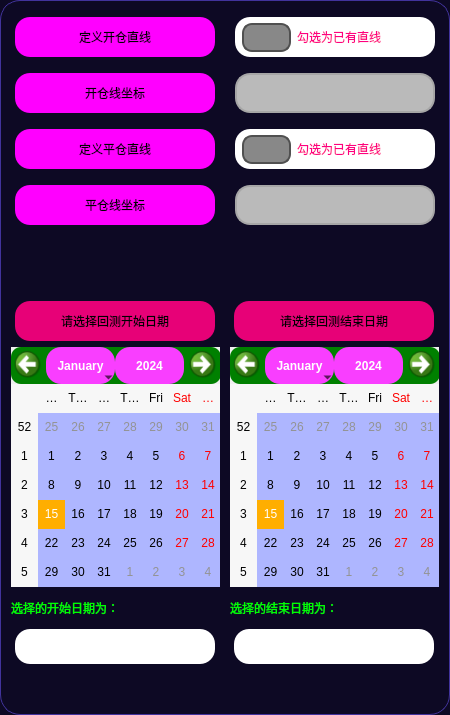
          <widget class="QFrame" name="frame_97">
           <property name="minimumSize">
            <size>
             <width>200</width>
             <height>0</height>
            </size>
           </property>
           <property name="maximumSize">
            <size>
             <width>450</width>
             <height>16777215</height>
            </size>
           </property>
           <property name="styleSheet">
            <string notr="true">QFrame {
	background-color: rgb(13, 9, 36);
	border: 1px solid rgb(65, 51, 156);
	border-radius: 20px;
}
QFrame:hover {
	border: 1px solid rgb(65, 51, 156);
}</string>
           </property>
           <property name="frameShape">
            <enum>QFrame::StyledPanel</enum>
           </property>
           <property name="frameShadow">
            <enum>QFrame::Raised</enum>
           </property>
           <layout class="QVBoxLayout" name="verticalLayout_58">
            <property name="spacing">
             <number>20</number>
            </property>
            <property name="leftMargin">
             <number>0</number>
            </property>
            <property name="topMargin">
             <number>0</number>
            </property>
            <property name="rightMargin">
             <number>0</number>
            </property>
            <property name="bottomMargin">
             <number>0</number>
            </property>
            <item alignment="Qt::AlignHCenter">
             <widget class="QFrame" name="frame_77">
              <property name="sizePolicy">
               <sizepolicy hsizetype="Preferred" vsizetype="Expanding">
                <horstretch>0</horstretch>
                <verstretch>0</verstretch>
               </sizepolicy>
              </property>
              <property name="minimumSize">
               <size>
                <width>0</width>
                <height>240</height>
               </size>
              </property>
              <property name="maximumSize">
               <size>
                <width>16777215</width>
                <height>240</height>
               </size>
              </property>
              <property name="styleSheet">
               <string notr="true">QFrame {	
	border: none;
}
QFrame:hover {
	border:none;
}</string>
              </property>
              <property name="frameShape">
               <enum>QFrame::StyledPanel</enum>
              </property>
              <property name="frameShadow">
               <enum>QFrame::Raised</enum>
              </property>
              <layout class="QHBoxLayout" name="horizontalLayout_44">
               <property name="spacing">
                <number>20</number>
               </property>
               <property name="leftMargin">
                <number>0</number>
               </property>
               <property name="topMargin">
                <number>0</number>
               </property>
               <property name="rightMargin">
                <number>0</number>
               </property>
               <property name="bottomMargin">
                <number>0</number>
               </property>
               <item>
                <widget class="QFrame" name="frame_4">
                 <property name="frameShape">
                  <enum>QFrame::StyledPanel</enum>
                 </property>
                 <property name="frameShadow">
                  <enum>QFrame::Raised</enum>
                 </property>
                 <layout class="QVBoxLayout" name="verticalLayout_4">
                  <property name="spacing">
                   <number>0</number>
                  </property>
                  <property name="leftMargin">
                   <number>0</number>
                  </property>
                  <property name="topMargin">
                   <number>0</number>
                  </property>
                  <property name="rightMargin">
                   <number>0</number>
                  </property>
                  <property name="bottomMargin">
                   <number>0</number>
                  </property>
                  <item>
                   <widget class="QLabel" name="lable_whether_open_line">
                    <property name="minimumSize">
                     <size>
                      <width>200</width>
                      <height>40</height>
                     </size>
                    </property>
                    <property name="maximumSize">
                     <size>
                      <width>200</width>
                      <height>40</height>
                     </size>
                    </property>
                    <property name="styleSheet">
                     <string notr="true">QLabel {
	font: 700 18pt &quot;等线&quot;;
	background-color: rgb(255, 0, 255);
	border-radius: 15px;
}

QLabel:hover{
	border: 3px solid rgb(0, 255, 0);
}
QLabel:disabled{
	color: rgb(0, 0, 0);
	border-color: rgb(166, 166, 166);
    background-color: rgb(186, 186, 186);
}</string>
                    </property>
                    <property name="text">
                     <string>定义开仓直线</string>
                    </property>
                    <property name="alignment">
                     <set>Qt::AlignCenter</set>
                    </property>
                    <property name="buddy">
                     <cstring>checkBox_whether_open_line</cstring>
                    </property>
                   </widget>
                  </item>
                  <item>
                   <widget class="QLabel" name="label_open_line_Coordinates">
                    <property name="minimumSize">
                     <size>
                      <width>200</width>
                      <height>40</height>
                     </size>
                    </property>
                    <property name="maximumSize">
                     <size>
                      <width>200</width>
                      <height>40</height>
                     </size>
                    </property>
                    <property name="styleSheet">
                     <string notr="true">QLabel {
	font: 700 18pt &quot;等线&quot;;
	background-color: rgb(255, 0, 255);
	border-radius: 15px;
}

QLabel:hover{
	border: 3px solid rgb(0, 255, 0);
}
QLabel:disabled{
	color: rgb(0, 0, 0);
	border-color: rgb(166, 166, 166);
    background-color: rgb(186, 186, 186);
}</string>
                    </property>
                    <property name="text">
                     <string>开仓线坐标</string>
                    </property>
                    <property name="alignment">
                     <set>Qt::AlignCenter</set>
                    </property>
                    <property name="buddy">
                     <cstring>open_line_Coordinates</cstring>
                    </property>
                   </widget>
                  </item>
                  <item>
                   <widget class="QLabel" name="label_whether_close_line">
                    <property name="minimumSize">
                     <size>
                      <width>200</width>
                      <height>40</height>
                     </size>
                    </property>
                    <property name="maximumSize">
                     <size>
                      <width>200</width>
                      <height>40</height>
                     </size>
                    </property>
                    <property name="styleSheet">
                     <string notr="true">QLabel {
	font: 700 18pt &quot;等线&quot;;
	background-color: rgb(255, 0, 255);
	border-radius: 15px;
}

QLabel:hover{
	border: 3px solid rgb(0, 255, 0);
}
QLabel:disabled{
	color: rgb(0, 0, 0);
	border-color: rgb(166, 166, 166);
    background-color: rgb(186, 186, 186);
}</string>
                    </property>
                    <property name="text">
                     <string>定义平仓直线</string>
                    </property>
                    <property name="alignment">
                     <set>Qt::AlignCenter</set>
                    </property>
                    <property name="buddy">
                     <cstring>checkBox_whether_close_line</cstring>
                    </property>
                   </widget>
                  </item>
                  <item>
                   <widget class="QLabel" name="label_close_line_Coordinates">
                    <property name="minimumSize">
                     <size>
                      <width>200</width>
                      <height>40</height>
                     </size>
                    </property>
                    <property name="maximumSize">
                     <size>
                      <width>200</width>
                      <height>40</height>
                     </size>
                    </property>
                    <property name="styleSheet">
                     <string notr="true">QLabel {
	font: 700 18pt &quot;等线&quot;;
	background-color: rgb(255, 0, 255);
	border-radius: 15px;
}

QLabel:hover{
	border: 3px solid rgb(0, 255, 0);
}
QLabel:disabled{
	color: rgb(0, 0, 0);
	border-color: rgb(166, 166, 166);
    background-color: rgb(186, 186, 186);
}</string>
                    </property>
                    <property name="text">
                     <string>平仓线坐标</string>
                    </property>
                    <property name="alignment">
                     <set>Qt::AlignCenter</set>
                    </property>
                    <property name="buddy">
                     <cstring>close_line_Coordinates</cstring>
                    </property>
                   </widget>
                  </item>
                 </layout>
                </widget>
               </item>
               <item>
                <widget class="QFrame" name="frame_5">
                 <property name="frameShape">
                  <enum>QFrame::StyledPanel</enum>
                 </property>
                 <property name="frameShadow">
                  <enum>QFrame::Raised</enum>
                 </property>
                 <layout class="QVBoxLayout" name="verticalLayout_5">
                  <property name="spacing">
                   <number>0</number>
                  </property>
                  <property name="leftMargin">
                   <number>0</number>
                  </property>
                  <property name="topMargin">
                   <number>0</number>
                  </property>
                  <property name="rightMargin">
                   <number>0</number>
                  </property>
                  <property name="bottomMargin">
                   <number>0</number>
                  </property>
                  <item>
                   <widget class="QCheckBox" name="checkBox_whether_open_line">
                    <property name="minimumSize">
                     <size>
                      <width>200</width>
                      <height>40</height>
                     </size>
                    </property>
                    <property name="maximumSize">
                     <size>
                      <width>200</width>
                      <height>40</height>
                     </size>
                    </property>
                    <property name="styleSheet">
                     <string notr="true">QCheckBox{	
	color: rgb(255, 0, 127);
	background-color: rgb(255, 255, 255);
	font: 700 14pt &quot;等线&quot;;
	border-radius: 15px;
	padding:3px 3px 3px 7px;
}
QCheckBox:hover {
	border: 3px solid rgb(255, 85, 0);
}
QCheckBox::indicator {
    width: 45px;
    height: 25px;
    border-radius:10px;
}
 
QCheckBox::indicator:checked {
    background-color:rgb(0, 200, 0);
    border: 3px solid rgb(255, 0, 0);
	image: url(:/icon/icons/勾选.svg);
 }
QCheckBox::indicator:unchecked {
    background-color:rgb(136, 136, 136);
    border:2px solid rgb(80, 80, 80);
}
QCheckBox:disabled{
	color: rgb(0, 0, 0);
	border-color: rgb(166, 166, 166);
    background-color: rgb(186, 186, 186);
}</string>
                    </property>
                    <property name="text">
                     <string>勾选为已有直线</string>
                    </property>
                    <property name="checked">
                     <bool>false</bool>
                    </property>
                   </widget>
                  </item>
                  <item>
                   <widget class="QLineEdit" name="open_line_Coordinates">
                    <property name="enabled">
                     <bool>false</bool>
                    </property>
                    <property name="minimumSize">
                     <size>
                      <width>200</width>
                      <height>40</height>
                     </size>
                    </property>
                    <property name="maximumSize">
                     <size>
                      <width>200</width>
                      <height>40</height>
                     </size>
                    </property>
                    <property name="styleSheet">
                     <string notr="true">QLineEdit {
	border: 2px solid rgb(45, 45, 45);
	border-radius: 15px;
	padding: 5px;
	background-color: rgb(255, 255, 255);	
	color: rgb(0, 0, 0);
	font: 700 18pt &quot;等线&quot;;
}
QLineEdit:hover {
	border: 3px solid rgb(255, 85, 0);
}
QLineEdit:focus {
	border: 3px solid rgb(255, 85, 0);
	color: rgb(255, 0, 0);
}
QLineEdit:disabled{
	color: rgb(0, 0, 0);
	border-color: rgb(166, 166, 166);
    background-color: rgb(186, 186, 186);
}</string>
                    </property>
                   </widget>
                  </item>
                  <item>
                   <widget class="QCheckBox" name="checkBox_whether_close_line">
                    <property name="minimumSize">
                     <size>
                      <width>200</width>
                      <height>40</height>
                     </size>
                    </property>
                    <property name="maximumSize">
                     <size>
                      <width>200</width>
                      <height>40</height>
                     </size>
                    </property>
                    <property name="styleSheet">
                     <string notr="true">QCheckBox{	
	color: rgb(255, 0, 127);
	background-color: rgb(255, 255, 255);
	font: 700 14pt &quot;等线&quot;;
	border-radius: 15px;
	padding:3px 3px 3px 7px;
}
QCheckBox:hover {
	border: 3px solid rgb(255, 85, 0);
}
QCheckBox::indicator {
    width: 45px;
    height: 25px;
    border-radius:10px;
}
 
QCheckBox::indicator:checked {
    background-color:rgb(0, 200, 0);
    border: 3px solid rgb(255, 0, 0);
	image: url(:/icon/icons/勾选.svg);
 }
QCheckBox::indicator:unchecked {
    background-color:rgb(136, 136, 136);
    border:2px solid rgb(80, 80, 80);
}
QCheckBox:disabled{
	color: rgb(0, 0, 0);
	border-color: rgb(166, 166, 166);
    background-color: rgb(186, 186, 186);
}</string>
                    </property>
                    <property name="text">
                     <string>勾选为已有直线</string>
                    </property>
                   </widget>
                  </item>
                  <item>
                   <widget class="QLineEdit" name="close_line_Coordinates">
                    <property name="enabled">
                     <bool>false</bool>
                    </property>
                    <property name="minimumSize">
                     <size>
                      <width>200</width>
                      <height>40</height>
                     </size>
                    </property>
                    <property name="maximumSize">
                     <size>
                      <width>200</width>
                      <height>40</height>
                     </size>
                    </property>
                    <property name="styleSheet">
                     <string notr="true">QLineEdit {
	border: 2px solid rgb(45, 45, 45);
	border-radius: 15px;
	padding: 5px;
	background-color: rgb(255, 255, 255);	
	color: rgb(0, 0, 0);
	font: 700 18pt &quot;等线&quot;;
}
QLineEdit:hover {
	border: 3px solid rgb(255, 85, 0);
}
QLineEdit:focus {
	border: 3px solid rgb(255, 85, 0);
	color: rgb(255, 0, 0);
}
QLineEdit:disabled{
	color: rgb(0, 0, 0);
	border-color: rgb(166, 166, 166);
    background-color: rgb(186, 186, 186);
}</string>
                    </property>
                   </widget>
                  </item>
                 </layout>
                </widget>
               </item>
              </layout>
             </widget>
            </item>
            <item>
             <spacer name="verticalSpacer">
              <property name="orientation">
               <enum>Qt::Vertical</enum>
              </property>
              <property name="sizeHint" stdset="0">
               <size>
                <width>20</width>
                <height>40</height>
               </size>
              </property>
             </spacer>
            </item>
            <item alignment="Qt::AlignTop">
             <widget class="QFrame" name="frame_98">
              <property name="sizePolicy">
               <sizepolicy hsizetype="Preferred" vsizetype="Expanding">
                <horstretch>0</horstretch>
                <verstretch>0</verstretch>
               </sizepolicy>
              </property>
              <property name="minimumSize">
               <size>
                <width>0</width>
                <height>350</height>
               </size>
              </property>
              <property name="styleSheet">
               <string notr="true">QFrame {	
	background-color: transparent;
	border-radius: 15px;
	border: none;
}
QFrame:hover {
	border:none;
}</string>
              </property>
              <property name="frameShape">
               <enum>QFrame::StyledPanel</enum>
              </property>
              <property name="frameShadow">
               <enum>QFrame::Raised</enum>
              </property>
              <layout class="QHBoxLayout" name="horizontalLayout_55">
               <property name="spacing">
                <number>10</number>
               </property>
               <property name="leftMargin">
                <number>10</number>
               </property>
               <property name="topMargin">
                <number>0</number>
               </property>
               <property name="rightMargin">
                <number>10</number>
               </property>
               <property name="bottomMargin">
                <number>10</number>
               </property>
               <item alignment="Qt::AlignHCenter">
                <widget class="QFrame" name="frame_94">
                 <property name="minimumSize">
                  <size>
                   <width>0</width>
                   <height>0</height>
                  </size>
                 </property>
                 <property name="maximumSize">
                  <size>
                   <width>240</width>
                   <height>500</height>
                  </size>
                 </property>
                 <property name="frameShape">
                  <enum>QFrame::StyledPanel</enum>
                 </property>
                 <property name="frameShadow">
                  <enum>QFrame::Raised</enum>
                 </property>
                 <layout class="QVBoxLayout" name="verticalLayout_2">
                  <property name="leftMargin">
                   <number>0</number>
                  </property>
                  <property name="topMargin">
                   <number>0</number>
                  </property>
                  <property name="rightMargin">
                   <number>0</number>
                  </property>
                  <property name="bottomMargin">
                   <number>0</number>
                  </property>
                  <item alignment="Qt::AlignHCenter">
                   <widget class="QLabel" name="label_2">
                    <property name="minimumSize">
                     <size>
                      <width>200</width>
                      <height>40</height>
                     </size>
                    </property>
                    <property name="maximumSize">
                     <size>
                      <width>200</width>
                      <height>40</height>
                     </size>
                    </property>
                    <property name="styleSheet">
                     <string notr="true">QLabel {
	font: 700 14pt &quot;等线&quot;;
	
	background-color: rgba(255, 0, 127, 230);
	border-radius: 15px;
}

QLabel:hover{
	border: 3px solid;
	border-color: rgb(0, 255, 0);
}
QLabel:disabled{
	color: rgb(0, 0, 0);
	border-color: rgb(166, 166, 166);
    background-color: rgb(186, 186, 186);
}</string>
                    </property>
                    <property name="text">
                     <string>请选择回测开始日期</string>
                    </property>
                    <property name="alignment">
                     <set>Qt::AlignCenter</set>
                    </property>
                   </widget>
                  </item>
                  <item alignment="Qt::AlignHCenter">
                   <widget class="QCalendarWidget" name="calendar_backtest_startdate">
                    <property name="minimumSize">
                     <size>
                      <width>210</width>
                      <height>240</height>
                     </size>
                    </property>
                    <property name="maximumSize">
                     <size>
                      <width>210</width>
                      <height>240</height>
                     </size>
                    </property>
                    <property name="styleSheet">
                     <string notr="true">#qt_calendar_calendarview {
     background: rgb(174, 182, 255);
}

#qt_calendar_navigationbar {/*年月选择栏背景色*/
    background:rgb(255, 255, 255);
}
#qt_calendar_yearedit {    
	font: 14pt &quot;等线&quot;;
    background-color: rgb(255, 255, 255);
}
QToolButton#qt_calendar_monthbutton,#qt_calendar_yearbutton{    
	background-color: rgb(249, 62, 255);/*选择月份和年的背景*/
	height: 30px;	
	font: 14pt &quot;等线&quot;;
	width: 80px;
	border-radius:15px;
}
QCalendarWidget QWidget#qt_calendar_navigationbar{
    
	background-color:green;/*选择月份和年两边的背景*/
	border-radius: 10px;
}
QCalendarWidget QMenu{   	
	background-color:rgb(91, 79, 255);/*月份下拉选择菜单的背景*/
	font: 14pt &quot;等线&quot;;
}
QToolButton#qt_calendar_prevmonth{/*向左箭头*/	
	background-color: transparent;
	icon-size:30px 30px;
	qproperty-icon: url(:/icon/icons/箭头_向左.svg);
	margin-left:0px;
}
QToolButton#qt_calendar_nextmonth{
    background-color: transparent;
	icon-size:30px 30px;	
	qproperty-icon: url(:/icon/icons/箭头_向右.svg);
}
QToolButton#qt_calendar_monthbutton::menu-indicator{/*月份下拉箭头*/
	image: url(:/icon/icons/双下拉箭头.svg);
    subcontrol-origin: padding;
    subcontrol-position: center right;
    right: -4px;
    width: 30px;
}
QCalendarWidget QAbstractItemView:enabled  {
    color: black;
    selection-color: rgb(255, 255, 255);
    selection-background-color: rgb(255, 174, 0);    
	font: 700 10pt &quot;等线&quot;;
}
 /*这里是其他月份的样式*/
QCalendarWidget QAbstractItemView:disabled 
{
     
color: rgb(147, 147, 147); 
}</string>
                    </property>
                   </widget>
                  </item>
                  <item>
                   <widget class="QLabel" name="label">
                    <property name="minimumSize">
                     <size>
                      <width>0</width>
                      <height>30</height>
                     </size>
                    </property>
                    <property name="maximumSize">
                     <size>
                      <width>16777215</width>
                      <height>30</height>
                     </size>
                    </property>
                    <property name="styleSheet">
                     <string notr="true">font: 700 16pt &quot;等线&quot;;
color: rgb(0, 255, 0);
border: none;</string>
                    </property>
                    <property name="text">
                     <string>选择的开始日期为：</string>
                    </property>
                   </widget>
                  </item>
                  <item alignment="Qt::AlignHCenter">
                   <widget class="QLabel" name="label_backtest_startdate">
                    <property name="minimumSize">
                     <size>
                      <width>200</width>
                      <height>35</height>
                     </size>
                    </property>
                    <property name="maximumSize">
                     <size>
                      <width>200</width>
                      <height>35</height>
                     </size>
                    </property>
                    <property name="styleSheet">
                     <string notr="true">QLabel {
	font: 700 18pt &quot;等线&quot;;
	background-color: rgb(255, 255, 255);
	border-radius: 15px;
}

QLabel:hover{
	border: 3px solid rgb(255, 85, 0);
}
QLabel:disabled{
	color: rgb(0, 0, 0);
	border-color: rgb(166, 166, 166);
    background-color: rgb(186, 186, 186);
}</string>
                    </property>
                    <property name="text">
                     <string/>
                    </property>
                    <property name="alignment">
                     <set>Qt::AlignCenter</set>
                    </property>
                   </widget>
                  </item>
                 </layout>
                </widget>
               </item>
               <item alignment="Qt::AlignHCenter">
                <widget class="QFrame" name="frame_95">
                 <property name="minimumSize">
                  <size>
                   <width>0</width>
                   <height>0</height>
                  </size>
                 </property>
                 <property name="maximumSize">
                  <size>
                   <width>240</width>
                   <height>500</height>
                  </size>
                 </property>
                 <property name="frameShape">
                  <enum>QFrame::StyledPanel</enum>
                 </property>
                 <property name="frameShadow">
                  <enum>QFrame::Raised</enum>
                 </property>
                 <layout class="QVBoxLayout" name="verticalLayout_3">
                  <property name="leftMargin">
                   <number>0</number>
                  </property>
                  <property name="topMargin">
                   <number>0</number>
                  </property>
                  <property name="rightMargin">
                   <number>0</number>
                  </property>
                  <property name="bottomMargin">
                   <number>0</number>
                  </property>
                  <item alignment="Qt::AlignHCenter">
                   <widget class="QLabel" name="label_3">
                    <property name="minimumSize">
                     <size>
                      <width>200</width>
                      <height>40</height>
                     </size>
                    </property>
                    <property name="maximumSize">
                     <size>
                      <width>200</width>
                      <height>40</height>
                     </size>
                    </property>
                    <property name="styleSheet">
                     <string notr="true">QLabel {
	font: 700 14pt &quot;等线&quot;;
	
	background-color: rgba(255, 0, 127, 230);
	border-radius: 15px;
}

QLabel:hover{
	border: 3px solid;
	border-color: rgb(0, 255, 0);
}
QLabel:disabled{
	color: rgb(0, 0, 0);
	border-color: rgb(166, 166, 166);
    background-color: rgb(186, 186, 186);
}</string>
                    </property>
                    <property name="text">
                     <string>请选择回测结束日期</string>
                    </property>
                    <property name="alignment">
                     <set>Qt::AlignCenter</set>
                    </property>
                   </widget>
                  </item>
                  <item alignment="Qt::AlignHCenter">
                   <widget class="QCalendarWidget" name="calendar_backtest_enddate">
                    <property name="minimumSize">
                     <size>
                      <width>210</width>
                      <height>240</height>
                     </size>
                    </property>
                    <property name="maximumSize">
                     <size>
                      <width>210</width>
                      <height>240</height>
                     </size>
                    </property>
                    <property name="styleSheet">
                     <string notr="true">#qt_calendar_calendarview {
     background: rgb(174, 182, 255);
}

#qt_calendar_navigationbar {/*年月选择栏背景色*/
    background:rgb(255, 255, 255);
}
#qt_calendar_yearedit {    
	font: 14pt &quot;等线&quot;;
    background-color: rgb(255, 255, 255);
}
QToolButton#qt_calendar_monthbutton,#qt_calendar_yearbutton{    
	background-color: rgb(249, 62, 255);/*选择月份和年的背景*/
	height: 30px;	
	font: 14pt &quot;等线&quot;;
	width: 80px;
	border-radius:15px;
}
QCalendarWidget QWidget#qt_calendar_navigationbar{
    
	background-color:green;/*选择月份和年两边的背景*/
	border-radius: 10px;
}
QCalendarWidget QMenu{   	
	background-color:rgb(91, 79, 255);/*月份下拉选择菜单的背景*/
	font: 14pt &quot;等线&quot;;
}
QToolButton#qt_calendar_prevmonth{/*向左箭头*/	
	background-color: transparent;
	icon-size:30px 30px;
	qproperty-icon: url(:/icon/icons/箭头_向左.svg);
	margin-left:0px;
}
QToolButton#qt_calendar_nextmonth{
    background-color: transparent;
	icon-size:30px 30px;	
	qproperty-icon: url(:/icon/icons/箭头_向右.svg);
}
QToolButton#qt_calendar_monthbutton::menu-indicator{/*月份下拉箭头*/
	image: url(:/icon/icons/双下拉箭头.svg);
    subcontrol-origin: padding;
    subcontrol-position: center right;
    right: -4px;
    width: 30px;
}
QCalendarWidget QAbstractItemView:enabled  {
    color: black;
    selection-color: rgb(255, 255, 255);
    selection-background-color: rgb(255, 174, 0);    
	font: 700 10pt &quot;等线&quot;;
}
 /*这里是其他月份的样式*/
QCalendarWidget QAbstractItemView:disabled 
{
     
color: rgb(147, 147, 147); 
}</string>
                    </property>
                   </widget>
                  </item>
                  <item>
                   <widget class="QLabel" name="label_4">
                    <property name="minimumSize">
                     <size>
                      <width>0</width>
                      <height>30</height>
                     </size>
                    </property>
                    <property name="maximumSize">
                     <size>
                      <width>16777215</width>
                      <height>30</height>
                     </size>
                    </property>
                    <property name="styleSheet">
                     <string notr="true">font: 700 16pt &quot;等线&quot;;
color: rgb(0, 255, 0);
border: none;</string>
                    </property>
                    <property name="text">
                     <string>选择的结束日期为：</string>
                    </property>
                   </widget>
                  </item>
                  <item alignment="Qt::AlignHCenter">
                   <widget class="QLabel" name="label_backtest_enddate">
                    <property name="minimumSize">
                     <size>
                      <width>200</width>
                      <height>35</height>
                     </size>
                    </property>
                    <property name="maximumSize">
                     <size>
                      <width>200</width>
                      <height>35</height>
                     </size>
                    </property>
                    <property name="styleSheet">
                     <string notr="true">QLabel {
	font: 700 18pt &quot;等线&quot;;
	background-color: rgb(255, 255, 255);
	border-radius: 15px;
}

QLabel:hover{
	border: 3px solid rgb(255, 85, 0);
}
QLabel:disabled{
	color: rgb(0, 0, 0);
	border-color: rgb(166, 166, 166);
    background-color: rgb(186, 186, 186);
}</string>
                    </property>
                    <property name="text">
                     <string/>
                    </property>
                    <property name="alignment">
                     <set>Qt::AlignCenter</set>
                    </property>
                   </widget>
                  </item>
                 </layout>
                </widget>
               </item>
              </layout>
             </widget>
            </item>
            <item>
             <spacer name="verticalSpacer_2">
              <property name="orientation">
               <enum>Qt::Vertical</enum>
              </property>
              <property name="sizeHint" stdset="0">
               <size>
                <width>20</width>
                <height>40</height>
               </size>
              </property>
             </spacer>
            </item>
           </layout>
          </widget>
